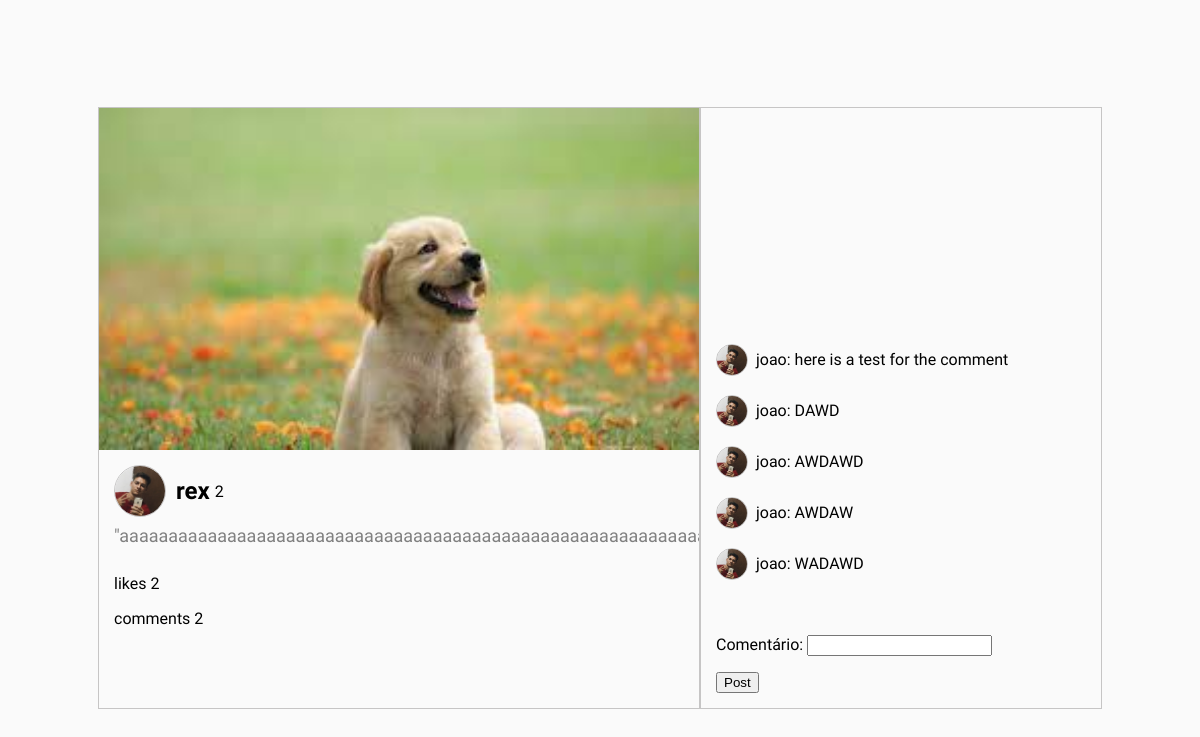
Page /post/2/comment (signed in) on the earlier database version.
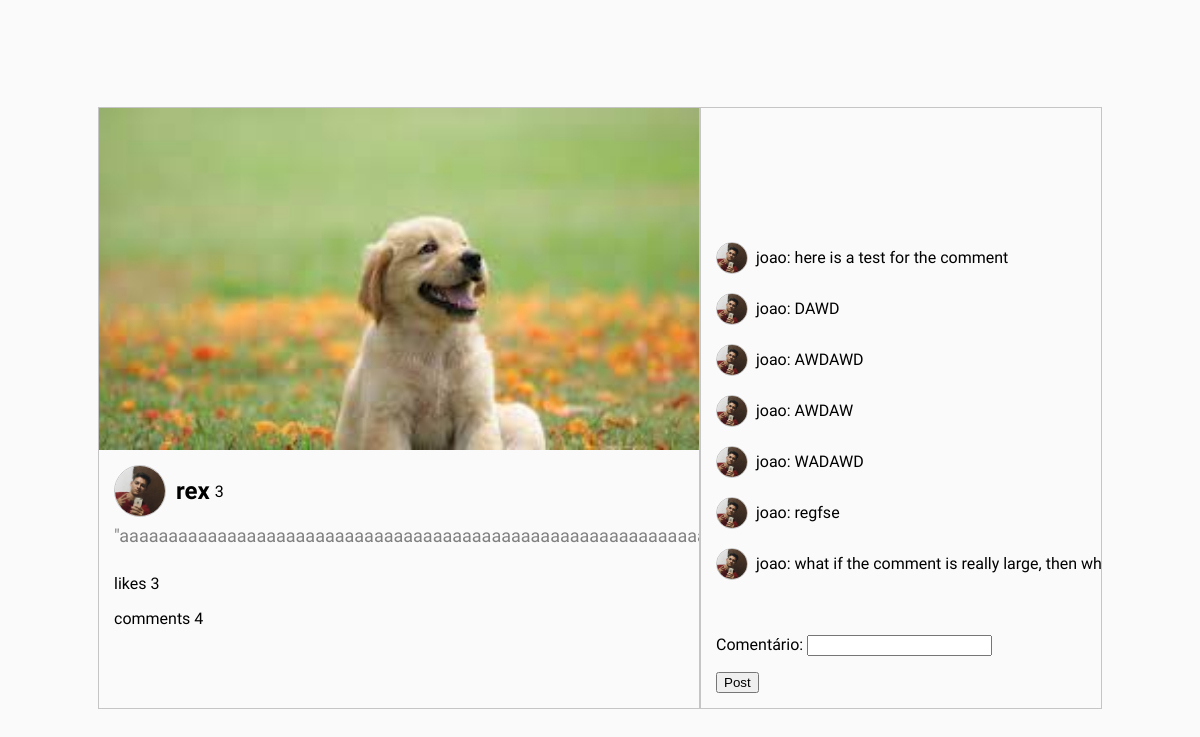
Same page on the later database version.
### myapp/models.py (models this page shows, shortened)
class Post(models.Model):
    user_profile = models.ForeignKey(UserProfile, on_delete=models.CASCADE, null=True)
    user = models.ForeignKey(User, on_delete=models.CASCADE, null=True, blank=True)
    image = models.ImageField(null=True, upload_to='images/')
    description = models.CharField(max_length=500, null=True, blank=True)
    date = models.DateTimeField(auto_now_add=True)
    likes = models.IntegerField(default=0)
    comment = models.IntegerField(default=0)
    who_liked = models.ManyToManyField(User, related_name='liked_posts', blank=True)

class Comment(models.Model):
    user = models.ForeignKey(User, on_delete=models.CASCADE)
    user_profile = models.ForeignKey(UserProfile, on_delete=models.CASCADE, null=True)
    post = models.ForeignKey(Post, on_delete=models.CASCADE, related_name='comments')
    comment = models.CharField(max_length=100, null=True, blank=True)
    date = models.DateTimeField(auto_now_add=True)

class UserProfile(models.Model):
    user = models.OneToOneField(User, on_delete=models.CASCADE)
    profile_image = models.ImageField(upload_to='images/', default='images/defaultuser.png')
    bio = models.CharField(max_length=100, null=True, blank=True)

class User(AbstractUser):
    profile_image = models.ImageField(null=True, blank=True, upload_to='images/')
    phone = models.CharField(max_length=20, null = True, blank=True)
    address = models.CharField(max_length=50 , null=True, blank=True)
    amount_of_followers = models.IntegerField(default=0)
    amount_of_following = models.IntegerField(default=0)
    followers = models.ManyToManyField('self', blank=True)

### myapp/views.py (the view)
# urls.py: path('post/<str:post_id>/comment', views.comment, name='comment_post'),
@login_required
def comment (request, post_id):
    post = Post.objects.get(id=post_id)
    comments = Comment.objects.filter(post=post)
    form = CommentForm(request.POST)
    if request.method == 'POST':
        if form.is_valid():
            comment = form.save(commit=False)
            comment.user = request.user
            comment.user_profile = request.user.userprofile
            comment.post = post
            comment.save()
            post.comment += 1
            post.save()
            print(post.comment)
            print('Valid comment')
        else:
            error_message = 'Every comment must have a text. Try again!'
            messages.error(request, error_message, extra_tags='TEXT_BLANK_ERROR')
            print('Invalid comment')
    else:
        form = CommentForm()
        print('Method is not post')
    return render(request, 'post_details.html', {'form': form , 'comments': comments, 'post': post})

### myapp/forms.py
class CommentForm(forms.ModelForm):
   class Meta:
      model = Comment
      fields = ['comment']
      labels = {
          'comment': 'Comentário',
      }

### myapp/templates/post_details.html (shortened to what this page needs)
{% extends "base.html" %}
{% block content %}
<!DOCTYPE html>
<html lang="en">
<head>
    {% load static %}
    <link rel="stylesheet" href="{% static 'postdetail.css' %}">
</head>
<body>
    <div class = "post_details">
        <div class = "test">
            <div class = "post_image_and_likes">
                <div class = img_container><img id = "post_image" src = "{{ post.image.url }}" alt=""></div>
                <div class = "post_info">
                    <div id = "user">
                        <img id = "main_image" src="{{ post.user_profile.profile_image.url }}" alt="">
                        <strong>{{ post.user.username }}</strong>
                        <a href="{% url 'like_post' post.id %}">
                            <img id = "heart" src="{% static 'img/likePost.svg' %}" alt="">
                        </a><p>{{ post.likes}}</p>
                    </div>
                    <p id = "post_desc">"aaaaaaaaaaaaaaaaaaaaaaaaaaaaaaaaaaaaaaaaaaaaaaaaaaaaaaaaaaaaaaaaaaaaaaaa"</p>
                    <p>likes {{ post.likes }}</p>
                    <p>comments {{ post.comment }}</p>
                </div>
            </div>
            <div class = "post_comments">
                <div class = "all_comments">
                    {% for comment in comments %}
                    <div id = "user">
                        <img id = "profile_image" src="{{ comment.user_profile.profile_image.url }}" alt="">
                            <pre>  {{ comment.user.username }}: {{ comment.comment }}  </pre>
                        </div>
                        {% endfor %}
                </div>
                <div class = "insert_new_comment">
                    <form method="post" method="POST" enctype="multipart/form-data" id="post-form">
                        {{ form.as_p }}
                        <button type="submit">Post</button>
                    </form>
                </div>
            </div>
        </div>
    </div>
</body>
</html>
{% endblock %}

Differences in the rows shown:
changed Post "rex": likes "2" → "3"; comment "2" → "4"
added Comment: user_profile.profile_image (picture), user.username "joao", comment "regfse"
added Comment: user_profile.profile_image (picture), user.username "joao", comment "what if the comment is really large, then…"
